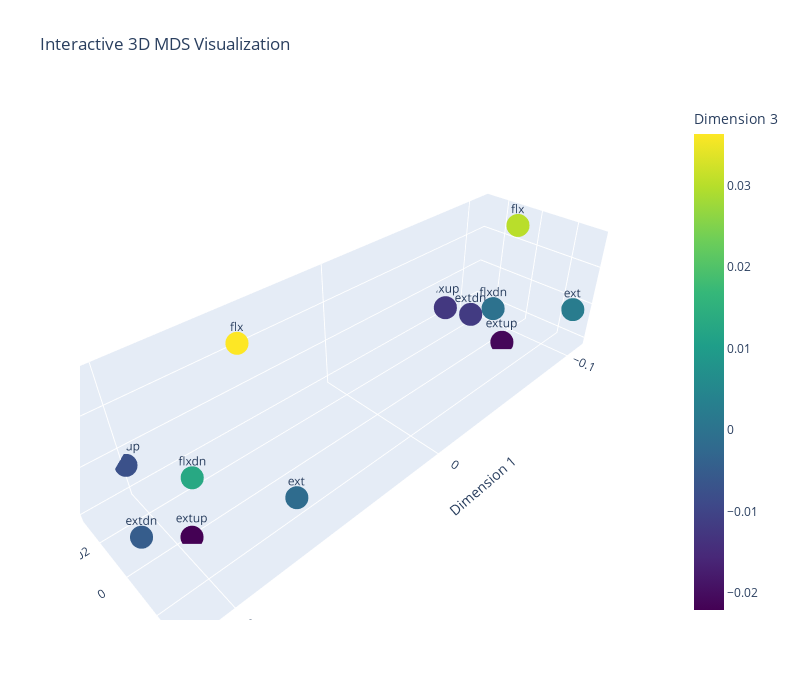

The cell this chart's notebook holds for it:
### Code cell
import numpy as np
import plotly.graph_objects as go

def plot_mds_3d_interactive(coords_3d, labels=None):
    """
    Create an interactive 3D scatter plot for MDS results.
    
    Parameters:
    -----------
    coords_3d : numpy.array
        3D coordinates from MDS (N x 3)
    labels : list or None
        Labels for each point (default: numerical indices)
    """
    if labels is None:
        labels = [str(i) for i in range(len(coords_3d))]
    
    fig = go.Figure(data=[go.Scatter3d(
        x=coords_3d[:, 0],
        y=coords_3d[:, 1],
        z=coords_3d[:, 2],
        mode='markers+text',
        marker=dict(
            size=8,
            color=coords_3d[:, 2],  # Color by z-coordinate
            colorscale='Viridis',
            showscale=True,
            colorbar=dict(title="Dimension 3")
        ),
        text=labels,
        textposition="top center",
        textfont=dict(size=12),
        hovertemplate='<b>%{text}</b><br>' +
                      'Dim 1: %{x:.3f}<br>' +
                      'Dim 2: %{y:.3f}<br>' +
                      'Dim 3: %{z:.3f}<br>' +
                      '<extra></extra>'
    )])
    
    fig.update_layout(
        title='Interactive 3D MDS Visualization',
        scene=dict(
            xaxis_title='Dimension 1',
            yaxis_title='Dimension 2',
            zaxis_title='Dimension 3',
            camera=dict(
                eye=dict(x=1.5, y=1.5, z=1.5)
            )
        ),
        width=800,
        height=700,
        hovermode='closest'
    )
    
    return fig

def classical_mds(D, n_components=2):
    """
    Classical Multidimensional Scaling (MDS) on a dissimilarity matrix.
    
    Also known as Principal Coordinates Analysis (PCoA) or Torgerson's scaling.
    
    Parameters:
    -----------
    D : numpy.array
        Symmetric dissimilarity/distance matrix (N x N)
    n_components : int, default=2
        Number of dimensions for the output (2 or 3 for visualization)
    
    Returns:
    --------
    Y : numpy.array
        Configuration matrix (N x n_components) with embedded coordinates
    eigenvalues : numpy.array
        Eigenvalues corresponding to the dimensions
    """
    # Number of points
    n = len(D)
    
    # Centering matrix
    H = np.eye(n) - np.ones((n, n)) / n
    
    # Double centering: B = -0.5 * H * D^2 * H
    B = -H.dot(D**2).dot(H) / 2
    
    # Eigendecomposition
    eigenvalues, eigenvectors = np.linalg.eigh(B)
    
    # Sort by eigenvalue in descending order
    idx = np.argsort(eigenvalues)[::-1]
    eigenvalues = eigenvalues[idx]
    eigenvectors = eigenvectors[:, idx]
    
    # Select only positive eigenvalues and corresponding eigenvectors
    positive_idx = eigenvalues > 0
    eigenvalues = eigenvalues[positive_idx]
    eigenvectors = eigenvectors[:, positive_idx]
    
    # Compute coordinates for the requested number of components
    n_components = min(n_components, len(eigenvalues))
    Y = eigenvectors[:, :n_components] @ np.diag(np.sqrt(eigenvalues[:n_components]))
    
    return Y, eigenvalues[:n_components]


np.random.seed(42)
tmp = RDMs_unimanual[(RDMs_unimanual['region']=='PMd')]
labels = tmp['labels'].values[0]
D = tmp['D^2'].to_list()
D = np.array(D)
D = np.sign(D) * np.sqrt(np.abs(D))
D = np.mean(D, axis=0)
D = np.abs(D)

# Perform classical MDS to 2D
coords_2d, eigenvals_2d = classical_mds(D, n_components=2)
print("2D coordinates:")
print(coords_2d)
print("\nEigenvalues:", eigenvals_2d)

# Perform classical MDS to 3D
coords_3d, eigenvals_3d = classical_mds(D, n_components=3)
print("\n3D coordinates:")
print(coords_3d)
print("\nEigenvalues:", eigenvals_3d)

# Optional: Plot the results
import matplotlib.pyplot as plt

plt.figure(figsize=(12, 5))

# 2D plot
plt.subplot(121)
plt.scatter(coords_2d[:, 0], coords_2d[:, 1], s=20)
for i in range(len(coords_2d)):
    plt.annotate(f'{labels[i]}', (coords_2d[i, 0], coords_2d[i, 1]), 
                fontsize=12, ha='center')
plt.xlabel('Dimension 1')
plt.ylabel('Dimension 2')
plt.title('Classical MDS - 2D')
plt.grid(True, alpha=0.3)
plt.axis('equal')

# 3D plot
from mpl_toolkits.mplot3d import Axes3D
ax = plt.subplot(122, projection='3d')
ax.scatter(coords_3d[:, 0], coords_3d[:, 1], coords_3d[:, 2], s=20)
for i in range(len(coords_3d)):
    ax.text(coords_3d[i, 0], coords_3d[i, 1], coords_3d[i, 2], 
            f'{labels[i]}', fontsize=12)
ax.set_xlabel('Dimension 1')
ax.set_ylabel('Dimension 2')
ax.set_zlabel('Dimension 3')
ax.set_title('Classical MDS - 3D')

plt.tight_layout()
plt.show()

# Create labels (e.g., condition names)
# labels = [f'Condition {i+1}' for i in range(12)]
labels = tmp['labels'].values[0]
# Plot
fig = plot_mds_3d_interactive(coords_3d, labels=labels)
fig.show()

### Figure 1 — Plotly figure (JSON) as saved in the notebook; plotly's stock layout.template omitted (floating-point values rounded to 4 significant figures)
{"data": [{"hovertemplate": "<b>%{text}</b><br>Dim 1: %{x:.3f}<br>Dim 2: %{y:.3f}<br>Dim 3: %{z:.3f}<br><extra></extra>", "marker": {"color": [0.03635, -0.007432, -0.0221, -0.001702, -0.004916, 0.01289, 0.03017, -0.01249, -0.02116, 0.002366, -0.01179, -0.0001869], "colorbar": {"title": {"text": "Dimension 3"}}, "colorscale": [[0, "#440154"], [0.1111, "#482878"], [0.2222, "#3e4989"], [0.3333, "#31688e"], [0.4444, "#26828e"], [0.5556, "#1f9e89"], [0.6667, "#35b779"], [0.7778, "#6ece58"], [0.8889, "#b5de2b"], [1, "#fde725"]], "showscale": true, "size": 8}, "mode": "markers+text", "text": ["flx", "flxup", "extup", "ext", "extdn", "flxdn", "flx", "flxup", "extup", "ext", "extdn", "flxdn"], "textfont": {"size": 12}, "textposition": "top center", "type": "scatter3d", "x": [0.05804, 0.09953, 0.09532, 0.06815, 0.1121, 0.09386, -0.1084, -0.0778, -0.08321, -0.09969, -0.0809, -0.07702], "y": [-0.0112, -0.03138, 0.002209, 0.02956, 0.005047, 0.01098, -0.008713, -0.02698, 0.006808, 0.03319, -0.01257, 0.003044], "z": [0.03635, -0.007432, -0.0221, -0.001702, -0.004916, 0.01289, 0.03017, -0.01249, -0.02116, 0.002366, -0.01179, -0.0001869]}], "layout": {"height": 700, "hovermode": "closest", "scene": {"camera": {"eye": {"x": 1.5, "y": 1.5, "z": 1.5}}, "xaxis": {"title": {"text": "Dimension 1"}}, "yaxis": {"title": {"text": "Dimension 2"}}, "zaxis": {"title": {"text": "Dimension 3"}}}, "title": {"text": "Interactive 3D MDS Visualization"}, "width": 800}}
